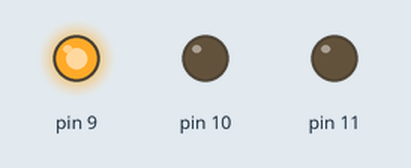
Recording of a sketch running on a simulated Arduino Uno, built with avr-gcc and run on an emulated ATmega328P. Parts: output pins drawn as LEDs (lit = HIGH).

Above: at 0.5 s.
At 1.5 s:
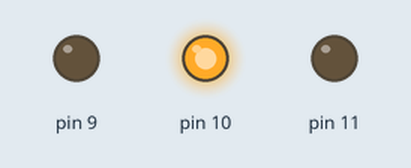
At 5.5 s:
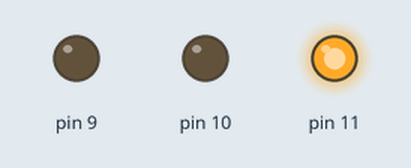
Timing chart, 0 to 6.9 s (numbered marks = the images above):
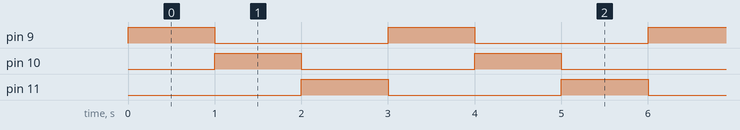

Measured:
- by itself, pin 9–11: alternates HIGH for 1.0 s and LOW for 2.0 s
- by itself, everything shown: repeats every 3.0 s, in 3 steps

The sketch:

exe3.ino
```cpp
int red = 9, green = 10, blue = 11;
void setup()
{
    pinMode(9, OUTPUT);
    pinMode(10, OUTPUT);
    pinMode(11, OUTPUT);
}

void loop()
{
    digitalWrite(9, HIGH);
    digitalWrite(10, LOW);
    digitalWrite(11, LOW);
    delay(1000);
    digitalWrite(9, LOW);
    digitalWrite(10, HIGH);
    digitalWrite(11, LOW);
    delay(1000);
    digitalWrite(9, LOW);
    digitalWrite(10, LOW);
    digitalWrite(11, HIGH);
    delay(1000);
}
```
